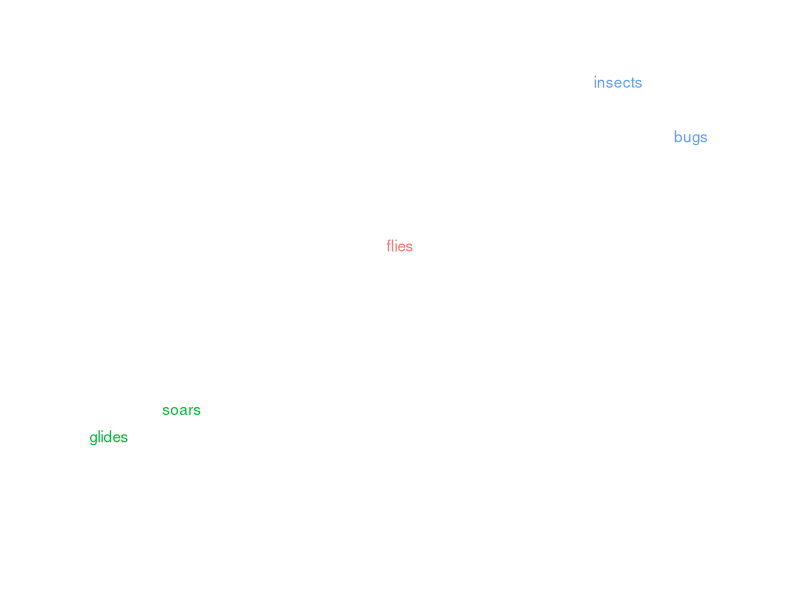
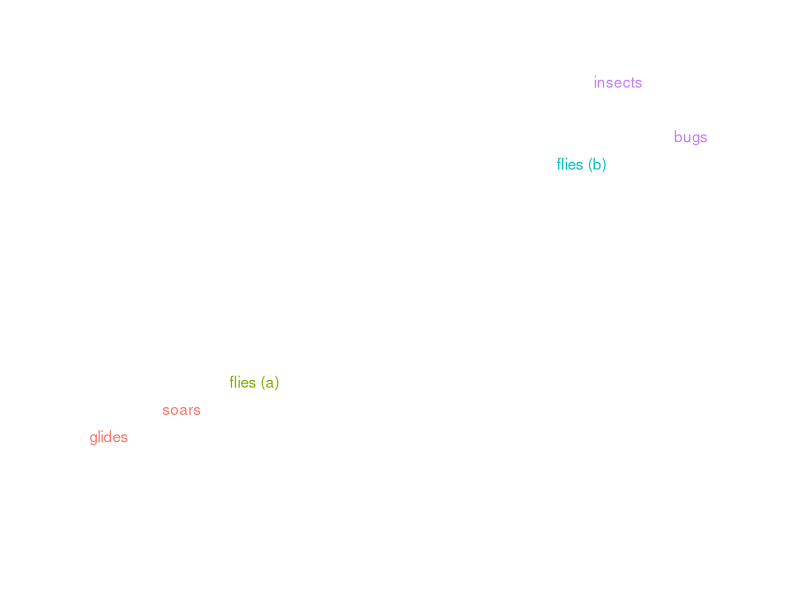

Generate these figures, in order, with R:
## ---- chunk 1
#| fig.width: 5
#| fig.height: 3

library(ggplot2)
library(dplyr)

data.frame(
  word = c("flies", "glides", "soars", "insects", "bugs"),
  x = c(0.5, 0.1, 0.2, 0.8, 0.9),
  y = c(0.6, 0.25, 0.3, 0.9, 0.8),
  col = c("blue", "green", "green", "red", "red")
) %>% 
  ggplot(aes(x, y, label = word, color = col)) +
  geom_text() +
  xlim(0, 1) + ylim(0, 1) +
  theme_void() +
  theme(legend.position = "none")

## ---- chunk 2
#| fig.width: 5
#| fig.height: 3

library(ggplot2)
library(dplyr)

data.frame(
  word = c("flies (a)", "flies (b)", "glides", "soars", "insects", "bugs"),
  x = c(0.3, 0.75, 0.1, 0.2, 0.8, 0.9),
  y = c(0.35, 0.75, 0.25, 0.3, 0.9, 0.8),
  col = c("lightgreen", "lightred", "green", "green", "red", "red")
) %>% 
  ggplot(aes(x, y, label = word, color = col)) +
  geom_text() +
  xlim(0, 1) + ylim(0, 1) +
  theme_void() +
  theme(legend.position = "none")

